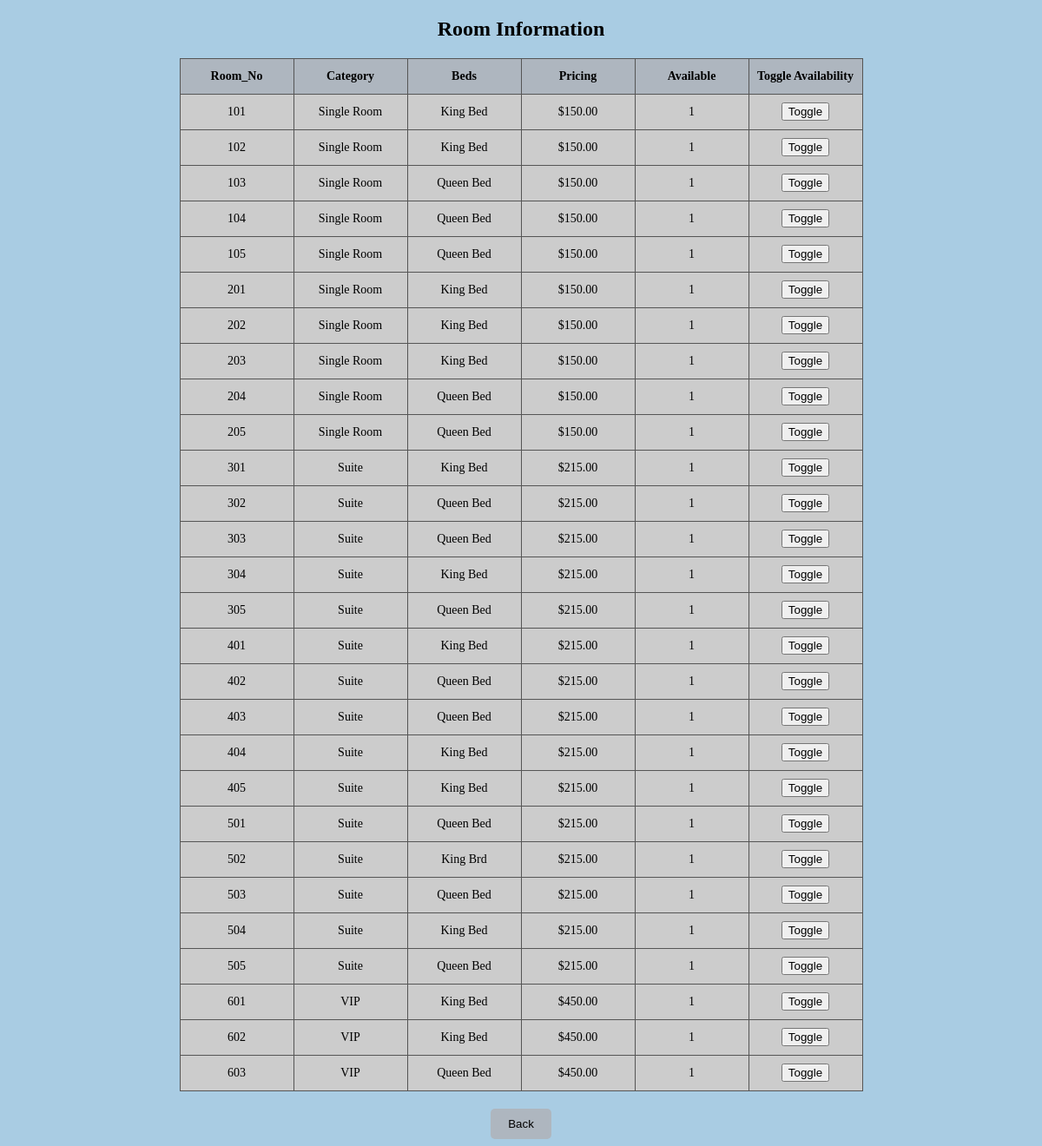
The app's page /HTML/Webpages/room_ADMIN.php with its own data.
### tables this page shows
CREATE TABLE `rooms` (
  `room_no` int(3) NOT NULL,
  `category` varchar(50) NOT NULL,
  `beds` varchar(50) NOT NULL,
  `pricing` decimal(6,2) NOT NULL,
  `available` bit(1) DEFAULT b'0'
);

### HTML/Webpages/room_ADMIN.php (the view, shortened to what this page needs)
<?php
include("connection.php");
$sql = "SELECT * FROM rooms";
$result = mysqli_query($conn, $sql);
?>
<!DOCTYPE html>
<html lang="en">
<head>
</head>
<body>
<h2>Room Information</h2>
<?php
if (mysqli_num_rows($result) > 0) {
    echo "<table border='1' cellpadding='5'>";
    echo "<tr>
            <th>Room_No</th>
            <th>Category</th>
            <th>Beds</th>
            <th>Pricing</th>
            <th>Available</th>
            <th>Toggle Availability</th>
        </tr>";
    while ($row = mysqli_fetch_assoc($result)) {
        echo "<tr>";
        echo "<td>" . $row['room_no'] . "</td>";
        echo "<td>" . $row['category'] . "</td>";
        echo "<td>" . $row['beds'] . "</td>";
        echo "<td>$" . $row['pricing'] . "</td>";
        echo "<td>" . ($row['available'] ? '1' : '0') . "</td>";
        echo "<td>
                <form method='POST'>
                    <input type='hidden' name='room_no' value='" . $row['room_no'] . "'>
                    <input type='hidden' name='current_availability' value='" . $row['available'] . "'>
                    <input type='submit' name='toggle' value='Toggle'>
                </form>
              </td>";
        echo "</tr>";
    }
    echo "</table>";
} else {
    echo "No rooms available.";
}
?>
<div>
    <button class="back-button" onclick="window.history.back()">Back</button>
</div>
</body>
</html>

### HTML/Webpages/room_ADMIN.php (style rules this page uses)
body { background-color: #A9CCE3; text-align: center; }
table { border-collapse: collapse; border-color: #555555; text-align: center; margin: 0 auto; font-size: 14px; background-color: #CCCCCC; }
th, td { width: 120px; height: 30px; }
th { background-color: #AEB6BF; }
.back-button { margin-top: 20px; padding: 10px 20px; background-color: #AEB6BF; color: black; text-decoration: none; border: none; border-radius: 5px; cursor: pointer; }

### records on screen
rooms: room_no "101", category "Single Room", beds "King Bed", pricing "150.00", available "1"
rooms: room_no "102", category "Single Room", beds "King Bed", pricing "150.00", available "1"
rooms: room_no "103", category "Single Room", beds "Queen Bed", pricing "150.00", available "1"
rooms: room_no "104", category "Single Room", beds "Queen Bed", pricing "150.00", available "1"
rooms: room_no "105", category "Single Room", beds "Queen Bed", pricing "150.00", available "1"
rooms: room_no "201", category "Single Room", beds "King Bed", pricing "150.00", available "1"
rooms: room_no "202", category "Single Room", beds "King Bed", pricing "150.00", available "1"
rooms: room_no "203", category "Single Room", beds "King Bed", pricing "150.00", available "1"
rooms: room_no "204", category "Single Room", beds "Queen Bed", pricing "150.00", available "1"
rooms: room_no "205", category "Single Room", beds "Queen Bed", pricing "150.00", available "1"
rooms: room_no "301", category "Suite", beds "King Bed", pricing "215.00", available "1"
rooms: room_no "302", category "Suite", beds "Queen Bed", pricing "215.00", available "1"
rooms: room_no "303", category "Suite", beds "Queen Bed", pricing "215.00", available "1"
rooms: room_no "304", category "Suite", beds "King Bed", pricing "215.00", available "1"
rooms: room_no "305", category "Suite", beds "Queen Bed", pricing "215.00", available "1"
rooms: room_no "401", category "Suite", beds "King Bed", pricing "215.00", available "1"
rooms: room_no "402", category "Suite", beds "Queen Bed", pricing "215.00", available "1"
rooms: room_no "403", category "Suite", beds "Queen Bed", pricing "215.00", available "1"
rooms: room_no "404", category "Suite", beds "King Bed", pricing "215.00", available "1"
rooms: room_no "405", category "Suite", beds "King Bed", pricing "215.00", available "1"
rooms: room_no "501", category "Suite", beds "Queen Bed", pricing "215.00", available "1"
rooms: room_no "502", category "Suite", beds "King Brd", pricing "215.00", available "1"
rooms: room_no "503", category "Suite", beds "Queen Bed", pricing "215.00", available "1"
rooms: room_no "504", category "Suite", beds "King Bed", pricing "215.00", available "1"
rooms: room_no "505", category "Suite", beds "Queen Bed", pricing "215.00", available "1"
rooms: room_no "601", category "VIP", beds "King Bed", pricing "450.00", available "1"
rooms: room_no "602", category "VIP", beds "King Bed", pricing "450.00", available "1"
rooms: room_no "603", category "VIP", beds "Queen Bed", pricing "450.00", available "1"
